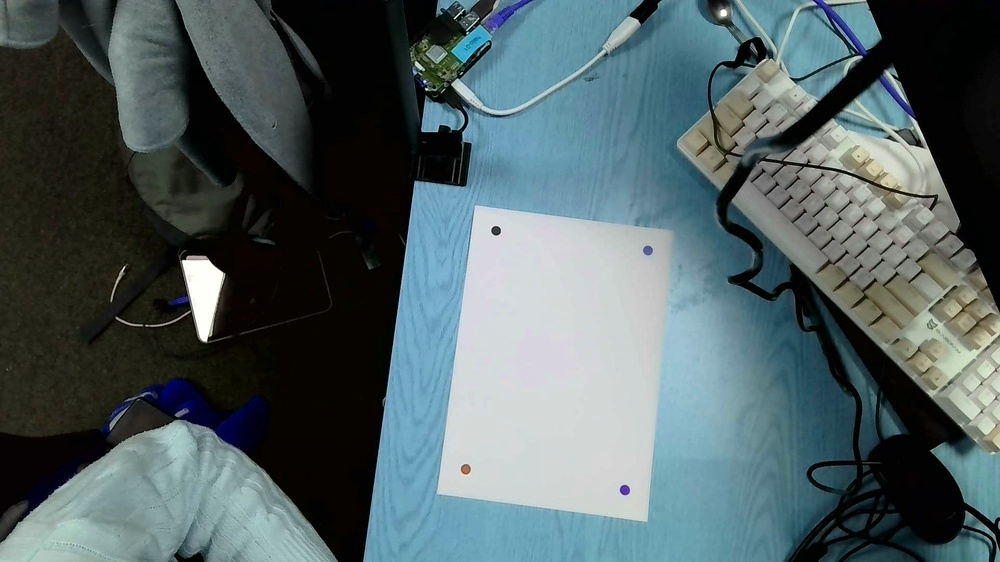
#> input picture webcam_storage/customs/single_boxes/0.5cm/seta.jpg, 1000 x 562 px, shrunk from 1920 x 1080 before the run, found by its file name
$ jupyter execute --allow-errors testDots.ipynb
#> lines starting #> are read from the running program, lines starting #| are printed output that depends on the picture
Tests out the computer vision side of things, thresholding, dot recognition, color recognition.

[cell 1]
from pathlib import Path
import cv2 as cv
import numpy as np
from matplotlib import pyplot as plt
import pandas as pd

[cell 2]
## Input images (Knob 1)
def inputImage(path, pltShow=False):
#> called with path = '/darks/single_boxes/cm1/setA', pltShow = False
    img_path = Path("../webcam_storage/" + path + ".jpg")
    image = cv.imread(img_path, cv.IMREAD_COLOR_RGB)
#> image is the input picture: shape (562, 1000, 3); mean B, G, R 99.1, 96.7, 81.1
    if pltShow:
        print(path)
        plt.imshow(image)
        plt.show()
    return image


# /Users/jdreiling/Desktop/puck/puck/webcam_storage/customs/single_boxes/cm1/setA1.jpg

[cell 3]
list = ["A", "B", "C", "D"]
size = "/cm1"
colorPal = "/customs"
boxCount = ("/single_boxes",4)
paths = [colorPal + boxCount[0] + size + "/set"+ path  for path in list]

[cell 4]
## Image Preprocessing (Knob 2)
def preprocess(image, pltShow = False):
#> called with pltShow = False
    imageBlurred = cv.medianBlur(image, 5)
    gray = cv.cvtColor(imageBlurred, cv.COLOR_RGBA2GRAY)
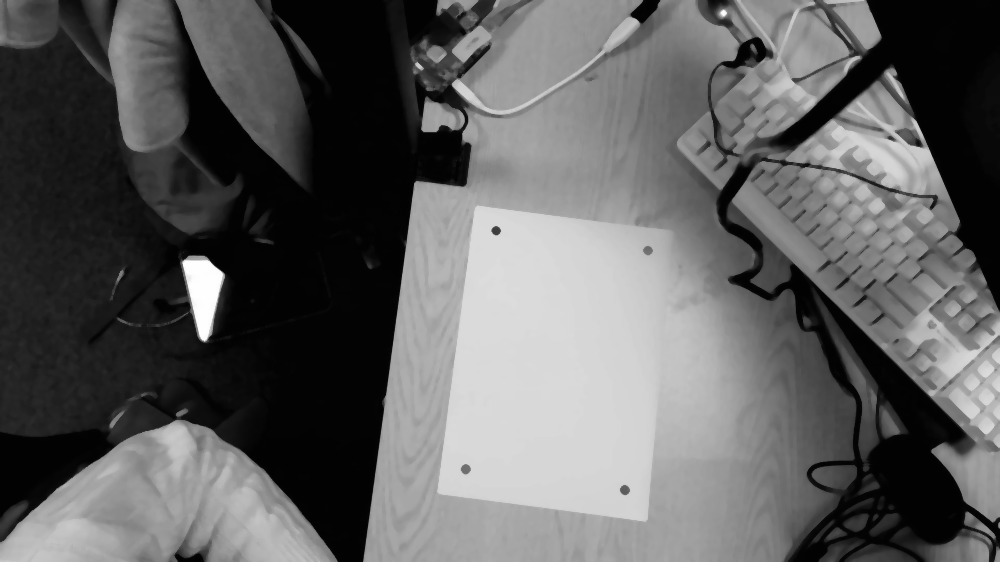
#> gray: shape (562, 1000); min 1, max 254, mean 95.7
    if pltShow:
        print("Gray Scale")
        plt.imshow(gray, cmap="gray")
        plt.show()
    return gray

[cell 5]
## Image Thresholding (Knob 3)
def threshold(gray, criteria, pltShow = False):
    _, thesholded = cv.threshold(gray, 180, 255, criteria)
    if pltShow:
        print("Gray Scale")
        plt.imshow(thesholded, cmap="gray")
        plt.show()

[cell 6]
## Blob Detector Settings (Knobs 4 and 5)
def blobParams(minCircularity, minArea):
    params = cv.SimpleBlobDetector_Params()
    params.filterByCircularity = True
    params.minCircularity = minCircularity
    params.minArea=minArea
    return params

[cell 7]
## Pipeline
def pipeline(imageList, sucessDict, detector):
    for path in imageList:
        image = inputImage(path)
        gray = preprocess(image)
        thresholded = threshold(gray)
        keypoints = detector.detect(thresholded)
        blank = np.zeros((1, 1))
        blobs = cv.drawKeypoints(image, keypoints, blank, (255, 0, 0), cv.DRAW_MATCHES_FLAGS_DRAW_RICH_KEYPOINTS)
        if len(keypoints) == 4:
            sucessDict.update({path:True})

    return pd.DataFrame(sucessDict)

[cell 8]
blobParams = blobParams(.5,100)
detector = cv.SimpleBlobDetector_create(blobParams)
list = ["A", "B", "C", "D"]
size = "/cm1"
colorPal = "/darks"
boxCount = ("/single_boxes",4)
paths = [colorPal + boxCount[0] + size + "/set"+ path  for path in list]
sucessDict = {}
#> (the rest of this cell did not finish here and is left out)

[cell 9]
from pathlib import Path
import cv2 as cv
import numpy as np
from matplotlib import pyplot as plt
import pandas as pd

imageSet = ["setDarkA1", "setDarkB1", "setDarkC1", "setDarkD1"]

sucessDict = {}

#> (the rest of this cell did not finish here and is left out)

[cell 10]
test = [i for i in range(0,255, 5)]
for x in test:
    print(x/5)
